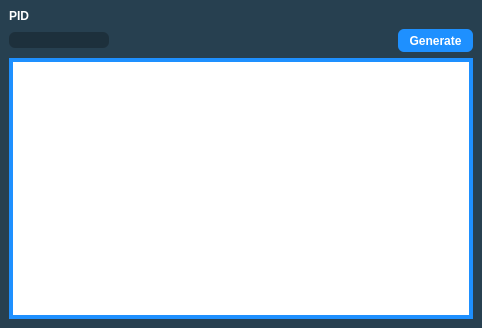
<?xml version="1.0" encoding="UTF-8"?>
<ui version="4.0">
 <class>PIDtoIVs</class>
 <widget class="QMainWindow" name="PIDtoIVs">
  <property name="geometry">
   <rect>
    <x>0</x>
    <y>0</y>
    <width>482</width>
    <height>328</height>
   </rect>
  </property>
  <property name="sizePolicy">
   <sizepolicy hsizetype="Fixed" vsizetype="Fixed">
    <horstretch>0</horstretch>
    <verstretch>0</verstretch>
   </sizepolicy>
  </property>
  <property name="minimumSize">
   <size>
    <width>482</width>
    <height>328</height>
   </size>
  </property>
  <property name="maximumSize">
   <size>
    <width>482</width>
    <height>328</height>
   </size>
  </property>
  <property name="windowTitle">
   <string>PID to IV</string>
  </property>
  <property name="styleSheet">
   <string notr="true">QMainWindow {
	background-color: #274050;
}

QTableView {
	border: 4px solid DodgerBlue;
}

QHeaderView::section {
	border: none;
	background-color: #274050;
	padding-top: 3px;
	padding-bottom: 3px;
	color: white;
}

QLineEdit {
	qproperty-alignment: AlignCenter;
	background-color: #1D303C;
	border:none;
	border-radius: 6px;
	color: white;
	font-family: &quot;Myriad Pro&quot;, Montserrat;
	font-weight: 500;
}

QLabel {
	color: white;
	font-family: &quot;Myriad Pro&quot;, Montserrat;
	font-weight: 500;
}

QPushButton {
	border: none;
	border-radius: 6px;
	color: white;
	background-color: DodgerBlue;
	font-family: &quot;Myriad Pro&quot;, Montserrat;
	font-weight: 500;
}</string>
  </property>
  <widget class="QWidget" name="centralwidget">
   <layout class="QGridLayout" name="gridLayout">
    <item row="1" column="2">
     <widget class="QPushButton" name="pushButtonGenerate">
      <property name="minimumSize">
       <size>
        <width>75</width>
        <height>23</height>
       </size>
      </property>
      <property name="text">
       <string>Generate</string>
      </property>
     </widget>
    </item>
    <item row="2" column="0" colspan="3">
     <widget class="TableView" name="tabePIDToIV">
      <property name="maximumSize">
       <size>
        <width>16777215</width>
        <height>16777215</height>
       </size>
      </property>
      <property name="contextMenuPolicy">
       <enum>Qt::CustomContextMenu</enum>
      </property>
      <property name="styleSheet">
       <string notr="true"/>
      </property>
      <property name="editTriggers">
       <set>QAbstractItemView::NoEditTriggers</set>
      </property>
      <property name="sortingEnabled">
       <bool>false</bool>
      </property>
      <attribute name="horizontalHeaderDefaultSectionSize">
       <number>100</number>
      </attribute>
      <attribute name="verticalHeaderVisible">
       <bool>false</bool>
      </attribute>
      <attribute name="verticalHeaderDefaultSectionSize">
       <number>20</number>
      </attribute>
      <attribute name="verticalHeaderMinimumSectionSize">
       <number>20</number>
      </attribute>
     </widget>
    </item>
    <item row="1" column="0">
     <widget class="QTextBox" name="pidInput">
      <property name="maximumSize">
       <size>
        <width>100</width>
        <height>16777215</height>
       </size>
      </property>
      <property name="maxLength">
       <number>8</number>
      </property>
     </widget>
    </item>
    <item row="0" column="0">
     <widget class="QLabel" name="label">
      <property name="text">
       <string>PID </string>
      </property>
     </widget>
    </item>
    <item row="1" column="1">
     <spacer name="horizontalSpacer">
      <property name="orientation">
       <enum>Qt::Horizontal</enum>
      </property>
      <property name="sizeHint" stdset="0">
       <size>
        <width>40</width>
        <height>20</height>
       </size>
      </property>
     </spacer>
    </item>
   </layout>
  </widget>
  <widget class="QMenuBar" name="menubar">
   <property name="geometry">
    <rect>
     <x>0</x>
     <y>0</y>
     <width>482</width>
     <height>21</height>
    </rect>
   </property>
  </widget>
 </widget>
 <customwidgets>
  <customwidget>
   <class>QTextBox</class>
   <extends>QLineEdit</extends>
   <header>Forms/Controls/QTextBox.hpp</header>
  </customwidget>
  <customwidget>
   <class>TableView</class>
   <extends>QTableView</extends>
   <header>Forms/Controls/TableView.hpp</header>
  </customwidget>
 </customwidgets>
 <resources/>
 <connections/>
</ui>
